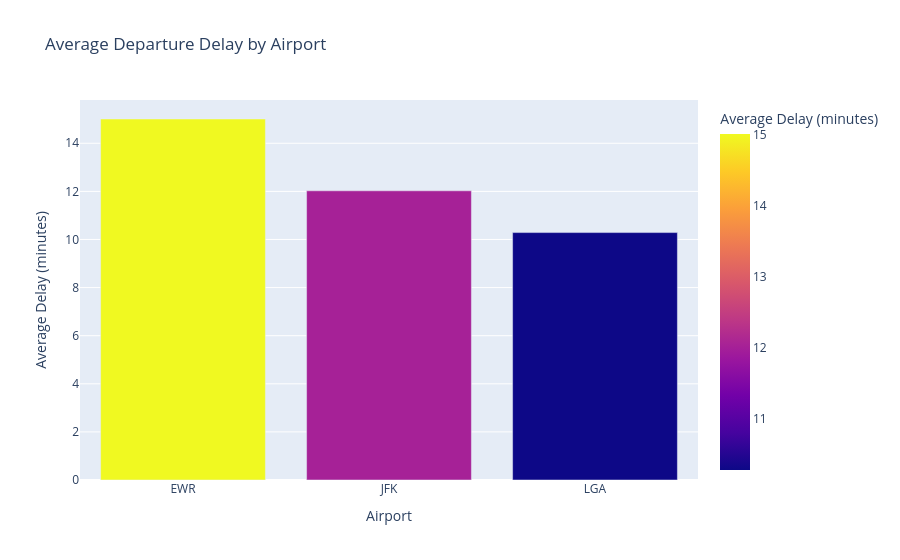

Source (notebook cell):
### Code cell
airport_summary = (
    flights
    .groupby("origin", as_index=False)
    .agg(
        avg_delay=("dep_delay","mean"),
        flights=("origin","count")
    )
)

fig = px.bar(
    airport_summary.sort_values("avg_delay", ascending=False),
    x="origin",
    y="avg_delay",
    hover_data=["flights"],
    color="avg_delay",
    title="Average Departure Delay by Airport",
    labels={
        "origin":"Airport",
        "avg_delay":"Average Delay (minutes)"
    }
)

fig.show()

### Figure 1 — Plotly figure (JSON) as saved in the notebook; plotly's stock layout.template omitted (floating-point values rounded to 4 significant figures)
{"data": [{"customdata": [[117127], [109079], [101140]], "hovertemplate": "Airport=%{x}<br>Average Delay (minutes)=%{marker.color}<br>flights=%{customdata[0]}<extra></extra>", "legendgroup": "", "marker": {"color": [15.01, 12.02, 10.29], "coloraxis": "coloraxis", "pattern": {"shape": ""}}, "name": "", "orientation": "v", "showlegend": false, "textposition": "auto", "type": "bar", "x": ["EWR", "JFK", "LGA"], "xaxis": "x", "y": [15.01, 12.02, 10.29], "yaxis": "y"}], "layout": {"barmode": "relative", "coloraxis": {"colorbar": {"title": {"text": "Average Delay (minutes)"}}, "colorscale": [[0, "#0d0887"], [0.1111, "#46039f"], [0.2222, "#7201a8"], [0.3333, "#9c179e"], [0.4444, "#bd3786"], [0.5556, "#d8576b"], [0.6667, "#ed7953"], [0.7778, "#fb9f3a"], [0.8889, "#fdca26"], [1, "#f0f921"]]}, "legend": {"tracegroupgap": 0}, "title": {"text": "Average Departure Delay by Airport"}, "xaxis": {"anchor": "y", "domain": [0, 1], "title": {"text": "Airport"}}, "yaxis": {"anchor": "x", "domain": [0, 1], "title": {"text": "Average Delay (minutes)"}}}}
